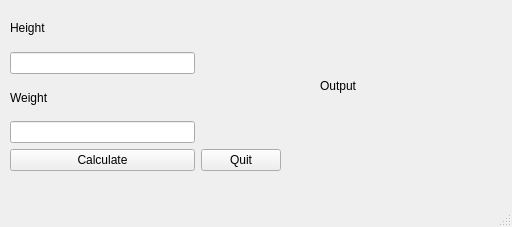
<?xml version="1.0" encoding="UTF-8"?>
<ui version="4.0">
 <class>MainWindow</class>
 <widget class="QMainWindow" name="MainWindow">
  <property name="geometry">
   <rect>
    <x>0</x>
    <y>0</y>
    <width>512</width>
    <height>227</height>
   </rect>
  </property>
  <property name="windowTitle">
   <string>MainWindow</string>
  </property>
  <widget class="QWidget" name="centralwidget">
   <widget class="QLabel" name="outputLabel">
    <property name="geometry">
     <rect>
      <x>320</x>
      <y>30</y>
      <width>161</width>
      <height>111</height>
     </rect>
    </property>
    <property name="text">
     <string>Output</string>
    </property>
   </widget>
   <widget class="QWidget" name="gridLayoutWidget">
    <property name="geometry">
     <rect>
      <x>10</x>
      <y>10</y>
      <width>271</width>
      <height>161</height>
     </rect>
    </property>
    <layout class="QGridLayout" name="gridLayout">
     <item row="4" column="0">
      <widget class="QLineEdit" name="lineEdit_2"/>
     </item>
     <item row="3" column="0">
      <widget class="QLabel" name="label_2">
       <property name="text">
        <string>Weight</string>
       </property>
      </widget>
     </item>
     <item row="5" column="0">
      <widget class="QPushButton" name="pushButton">
       <property name="text">
        <string>Calculate</string>
       </property>
      </widget>
     </item>
     <item row="5" column="1">
      <widget class="QPushButton" name="quitButton">
       <property name="text">
        <string>Quit</string>
       </property>
      </widget>
     </item>
     <item row="2" column="0">
      <widget class="QLineEdit" name="lineEdit"/>
     </item>
     <item row="1" column="0">
      <widget class="QLabel" name="label">
       <property name="text">
        <string>Height</string>
       </property>
      </widget>
     </item>
    </layout>
   </widget>
  </widget>
  <widget class="QMenuBar" name="menubar">
   <property name="geometry">
    <rect>
     <x>0</x>
     <y>0</y>
     <width>512</width>
     <height>22</height>
    </rect>
   </property>
  </widget>
  <widget class="QStatusBar" name="statusbar"/>
 </widget>
 <resources/>
 <connections/>
</ui>
